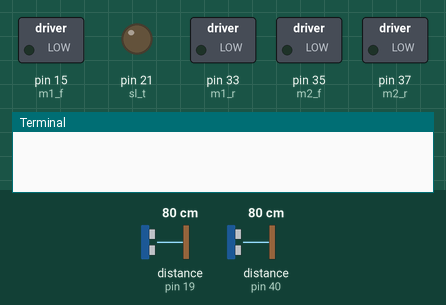
A program run on a simulated Raspberry Pi (header pin numbers). Parts: switched loads named in the program (green lamp = pin HIGH), output pins drawn as LEDs (lit = HIGH), the last lines printed to the terminal. Inputs (shaded band) come from the test bench; at power-on: distance to the obstacle (sensors on pin 19, pin 40) 80 cm. The echo pulse lasts 58.3 µs per cm; the clock reads 2024-03-15 10:24:30 at power-on unless the program sets it; pins used as bus, display or sensor lines are not drawn.

Above: at 0.1 s.
At 1.6 s:
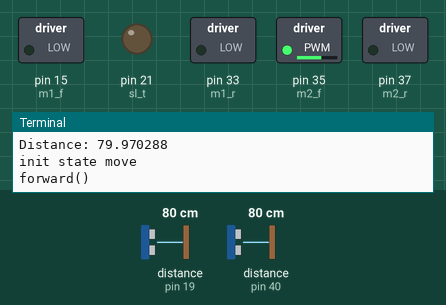
1.7 s: distance to the obstacle (sensor on pin 19) set to 120 cm
Timing chart, 0 to 4.7 s (numbered marks = the images above; inputs shaded):
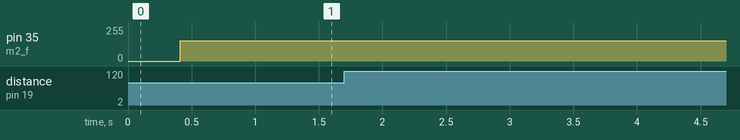

The program:

code2.py
```python
"""
Self Parking Car
@author: AakashM
"""

import RPi.GPIO as io
import time

xc = True

m1_f = 15  # m1 is Steering motor (right)
m1_r = 33  # (left)
m2_f = 35  # m2 is Driving motor
m2_r = 37
sl_t = 21  # sl means sonar_left
sl_e = 19
sb_t = 38  # sb means sonar-back
sb_e = 40

io.setwarnings(False)

io.setmode(io.BOARD)

io.setup(m1_f, io.OUT)
io.setup(m1_r, io.OUT)
io.setup(m2_f, io.OUT)
io.setup(m2_r, io.OUT)
io.setup(sl_t, io.OUT)
io.setup(sb_t, io.OUT)
io.setup(sl_e, io.IN)
io.setup(sb_e, io.IN)

M1_f = io.PWM(m1_f, 100)
M1_r = io.PWM(m1_r, 100)
M2_f = io.PWM(m2_f, 100)
M2_r = io.PWM(m2_r, 100)


def forward():
    print("forward()")
    M1_f.ChangeDutyCycle(0)
    M1_r.ChangeDutyCycle(0)
    M2_f.ChangeDutyCycle(60)
    M2_r.ChangeDutyCycle(0)


def stop():
    # ~ global xc
    M1_f.ChangeDutyCycle(0)
    M1_r.ChangeDutyCycle(0)
    M2_f.ChangeDutyCycle(0)
    M2_r.ChangeDutyCycle(0)
    print("Stop")
    # ~ xc=False


def parkstop():
    print("parkstop()")
    global xc
    M1_f.ChangeDutyCycle(0)
    M1_r.ChangeDutyCycle(0)
    M2_f.ChangeDutyCycle(0)
    M2_r.ChangeDutyCycle(0)
    print("Parked---- Stop")
    xc = False


def distance(trig, echo):
    io.output(trig, True)
    time.sleep(0.00001)
    io.output(trig, False)
    Starttime = time.time()
    Stoptime = time.time()
    while io.input(echo) == 0:
        Starttime = time.time()
    while io.input(echo) == 1:
        Stoptime = time.time()
    diff = Stoptime - Starttime
    dis = (diff * 34300) / 2  # calculation
    return dis


def park():
    print("park()")
    parked = False
    stop()
    time.sleep(0.5)
    while (parked == False):
        dis_back = distance(sb_t, sb_e)
        M1_r.ChangeDutyCycle(100)  # taking left turn
        M2_r.ChangeDutyCycle(80)
        if (dis_back < 5):
            parked = True  # Stopping at after approx. 5cm or less distance
    parkstop()


if __name__ == '__main__':
    c = 0
    initial_state = True
    M1_f.start(0)
    M1_r.start(0)
    M2_f.start(0)
    M2_r.start(0)
    dis_back = distance(sb_t, sb_e)
    time.sleep(0.2)
    dis_left_ini = distance(sl_t, sl_e)
    time.sleep(0.2)
    print("Distance init: %f" % dis_left_ini)
    while xc == True:
        forward()
        dis_left = distance(sl_t, sl_e)
        print("Distance: %f" % dis_left)

        if dis_left < dis_left_ini + 5 and dis_left > dis_left_ini - 5 and initial_state == True:  # setting distance limit at initial stage and first_check
            print("init state move")
            forward()
            time.sleep(0.5)

        elif dis_left > dis_left_ini + 3:  # going forward after first_check
            print("forward while big distance ")
            initial_state = False
            forward()
            time.sleep(0.5)

        elif dis_left < dis_left_ini + 5 and dis_left > dis_left_ini - 5 and initial_state == False:  # stopping and parking
            print("prepare for parking")
            forward()
            time.sleep(1.5)
            park()

        elif xc == False:
            print("else statement")
            break
        elif KeyboardInterrupt:
            print("Keyboard Interrupt")
            break
        else:
            parkstop()
            xc = False
            print("No place to park...")
            break
```
